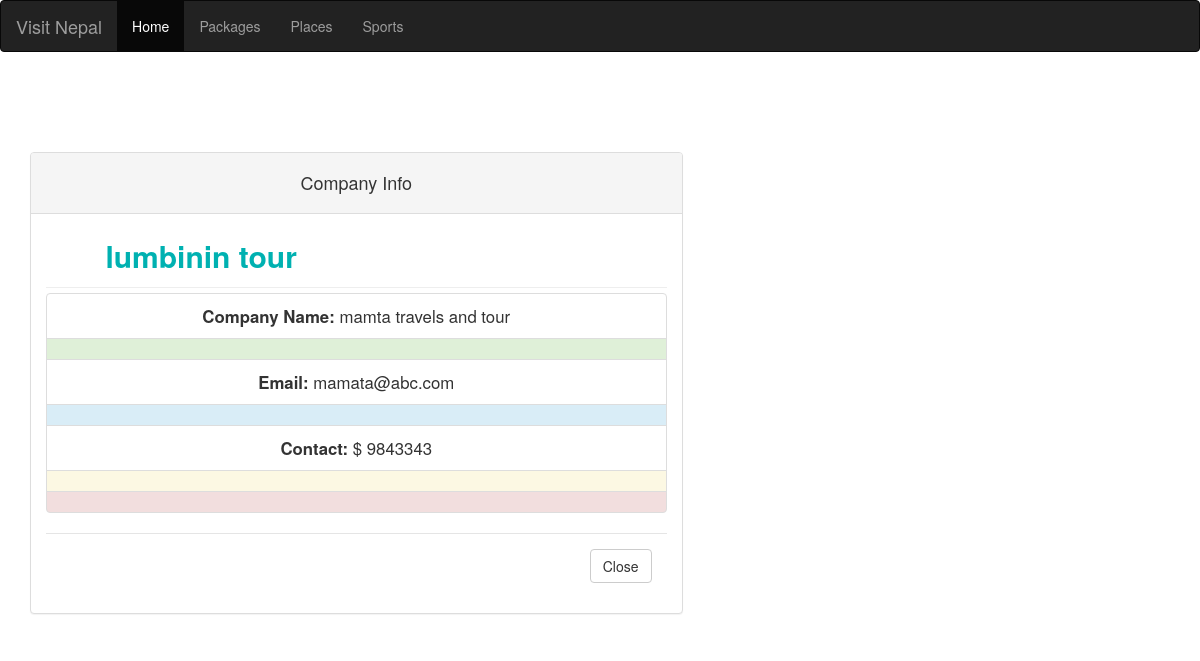
/company_details.php?companies_id=1, run on the app's committed database.
### tables this page shows
CREATE TABLE `package` (
  `id` int(11) NOT NULL,
  `name` varchar(500) NOT NULL,
  `duration` varchar(500) NOT NULL,
  `price` float NOT NULL,
  `destinations` text NOT NULL,
  `inclusions` text NOT NULL,
  `companies_id` int(3) NOT NULL
);

CREATE TABLE `companies` (
  `id` int(11) NOT NULL,
  `name` varchar(500) NOT NULL,
  `contact` int(11) NOT NULL,
  `email` varchar(500) NOT NULL,
  `location` varchar(255) NOT NULL,
  `user_id` int(11) NOT NULL,
  `description` varchar(255) NOT NULL
);

### company_details.php (the view, shortened to what this page needs)
<!DOCTYPE html>
<html lang="en">
<head>
    <link href="//maxcdn.bootstrapcdn.com/bootstrap/3.3.0/css/bootstrap.min.css" rel="stylesheet" id="bootstrap-css">
  <link rel="stylesheet" href="https://maxcdn.bootstrapcdn.com/bootstrap/3.3.7/css/bootstrap.min.css">
</head>
<body >
<nav class="navbar navbar-inverse">
        <div class="container-fluid">
            <div class="navbar-header">
                <a class="navbar-brand" href="index.php">Visit Nepal</a>
            </div>
            <ul class="nav navbar-nav">
                <li class="active"><a href="index.php">Home</a></li>
                <li><a href="list_all_package.php">Packages</a></li>
                <li><a href="list_places.php">Places</a></li>
                <li><a href="list_sports.php">Sports</a></li>
            </ul>
        </div>
    </nav>
<br>
<br>
<br>
<br>
  <div class="container" align="center">
  <div class="row" align="center">
       <div class="col-md-7 " align="center">
<div class="panel panel-default" align="center">
  <div class="panel-heading" align="center">  <h4 align="center">Company Info</h4></div>
   <div class="panel-body" align="center">
    <div class="box box-info" align="center">
            <div class="box-body" align="center">
            <div class="col-sm-6">
              <?php
                include "includes/db.php" ?>
              <?php
                if (isset($_GET['companies_id'])) {
                    $the_companies_id = $_GET['companies_id'];
                }
                $companies_query = "SELECT * FROM companies WHERE id={$the_companies_id}";
                $select_companies = mysqli_query($connection, $companies_query);
                $row = mysqli_fetch_assoc($select_companies);
                $companies_id = $row['id'];
                $companies_name = $row['name'];
                $companies_email = $row['email'];
                $companies_contact = $row['contact'];
                $package_query = "SELECT * FROM package WHERE companies_id={$companies_id}";
                $select_package = mysqli_query($connection, $package_query);
                $package_row = mysqli_fetch_assoc($select_package);
                $package_name = $package_row['name'];
                ?>
            <h4 class="center_garne" style="color:#00b1b1; font-size: 30px; text-align: center;"><strong><?php echo ($package_name) ?></strong></h4></span>
            </div>
            <div align="center" class="clearfix"></div>
            <hr style="margin:5px 0 5px 0;">
            <ul class="list-group" style="font-size: 120%;"  >
                          <li class="list-group-item"><strong>Company Name: </strong><?php echo ($companies_name) ?></li>
                          <li class="list-group-item list-group-item-success"></li>
                           <li class="list-group-item"><strong>Email: </strong><?php echo ($companies_email) ?></li>
                          <li class="list-group-item list-group-item-info"></li>
                          <li class="list-group-item"><strong>Contact: </strong>$ <?php echo ($companies_contact) ?></li>
                          <li class="list-group-item list-group-item-warning"></li>
                          <li class="list-group-item list-group-item-danger"></li>
                          </ul>
          </div>
        </div>
       <div class="modal-footer">
          <a href="index.php" button type="button" class="btn btn-default" data-dismiss="modal" id="close">Close</a>
        </div>
    </div>
    </div>
</div>
   </div>
</div>
</body>
</html>

### company_details.php (style rules this page uses)
.center_garne { text-align="center"; }

### data on the page
package: name "lumbinin tour"
companies: name "mamta travels and tour", email "mamata@abc.com", contact "9843343"
